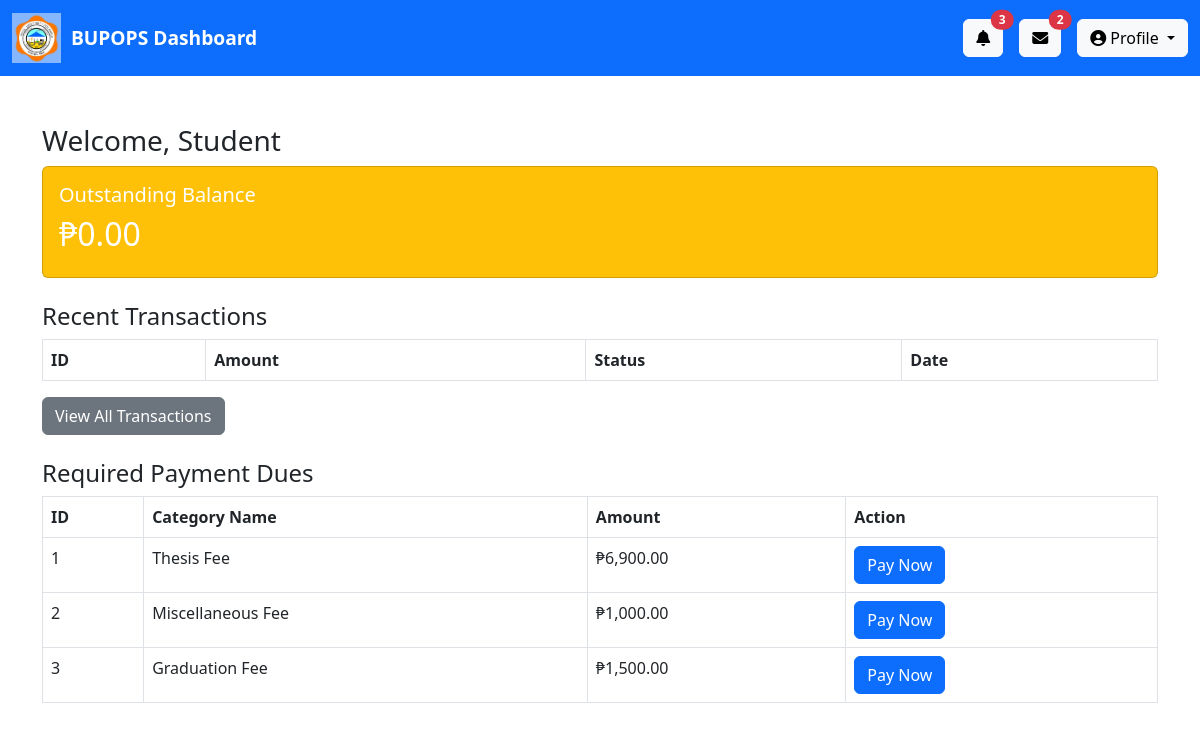
Screenshot of /bupops/pages/dashboard.php (signed in) with the database file from the repository.
### tables this page shows
CREATE TABLE `payment_categories` (
  `id` int(11) UNSIGNED NOT NULL,
  `category_name` varchar(255) NOT NULL,
  `amount` decimal(10,2) NOT NULL,
  `required` tinyint(1) NOT NULL DEFAULT 0,
  `sub_category_id` int(11) DEFAULT NULL,
  `name` varchar(255) NOT NULL
);

### bupops/pages/dashboard.php (the view, shortened to what this page needs)
<?php
include('../database/connection.php');
$user_id = $_SESSION['user_id'];
$balance_query = "SELECT SUM(amount) AS balance FROM payments WHERE user_id = '$user_id' AND status = 'pending'";
$balance_result = mysqli_query($conn, $balance_query);
$balance = mysqli_fetch_assoc($balance_result)['balance'] ?? 0;
?>
<!DOCTYPE html>
<html lang="en">
<head>
    <link rel="stylesheet" href="https://cdn.jsdelivr.net/npm/bootstrap@5.3.0/dist/css/bootstrap.min.css">
    <link rel="stylesheet" href="https://cdnjs.cloudflare.com/ajax/libs/font-awesome/6.4.2/css/all.min.css">
</head>
<body>
<nav class="navbar navbar-expand-lg navbar-dark bg-primary">
    <div class="container-fluid">
        <a class="navbar-brand d-flex align-items-center" href="#">
            <img src="../assets/bupc_dashboard-logo-removebg-preview.png" class="logo">
            <span class="dashboard-text">BUPOPS Dashboard</span>
        </a>
        <div class="d-flex align-items-center">
            <div class="dropdown me-3">
                <button class="btn btn-light position-relative" type="button" id="notifDropdown" data-bs-toggle="dropdown" aria-expanded="false">
                    <i class="fas fa-bell"></i>
                    <span class="position-absolute top-0 start-100 translate-middle badge rounded-pill bg-danger">3</span>
                </button>
            </div>
            <div class="dropdown me-3">
                <button class="btn btn-light position-relative" type="button" id="mailDropdown" data-bs-toggle="dropdown" aria-expanded="false">
                    <i class="fas fa-envelope"></i>
                    <span class="position-absolute top-0 start-100 translate-middle badge rounded-pill bg-danger">2</span>
                </button>
            </div>
            <div class="dropdown">
                <button class="btn btn-light dropdown-toggle" type="button" id="profileDropdown" data-bs-toggle="dropdown" aria-expanded="false">
                    <i class="fas fa-user-circle"></i> Profile
                </button>
            </div>
        </div>
    </div>
</nav>
<div class="container mt-5">
    <h3>Welcome, Student</h3>
    <div class="card bg-warning text-white mb-4">
        <div class="card-body">
            <h5>Outstanding Balance</h5>
            <h2>₱<?php echo number_format($balance, 2); ?></h2>
        </div>
    </div>
    <h4>Recent Transactions</h4>
    <table class="table table-bordered">
        <thead>
            <tr>
                <th>ID</th>
                <th>Amount</th>
                <th>Status</th>
                <th>Date</th>
            </tr>
        </thead>
    </table>
    <a href="../payments/transaction_history.php" class="btn btn-secondary mb-4">View All Transactions</a>
<h4>Required Payment Dues</h4>
<table class="table table-bordered">
    <thead>
        <tr>
            <th>ID</th>
            <th>Category Name</th>
            <th>Amount</th>
            <th>Action</th>
        </tr>
    </thead>
    <tbody>
        <?php
        $dues_query = "SELECT id, category_name, amount FROM payment_categories";
        $dues_result = mysqli_query($conn, $dues_query);
        while ($due = mysqli_fetch_assoc($dues_result)):
        ?>
            <tr>
                <td><?php echo $due['id']; ?></td>
                <td><?php echo $due['category_name']; ?></td>
                <td>₱<?php echo number_format($due['amount'], 2); ?></td>
                <td>
                    <form action="../controller.php" method="GET">
                        <button type="submit" class="btn btn-primary">Pay Now</button>
                    </form>
                </td>
            </tr>
        <?php endwhile; ?>
    </tbody>
</table>
</div>
</body>
</html>

### bupops/pages/dashboard.php (style rules this page uses)
.logo { height: 50px; margin-right: 10px; }
.dashboard-text { font-size: 1.2rem; font-weight: bold; }
.navbar-brand { display: flex; align-items: center; }

### rows the page displays
payment_categories: id "1", category_name "Thesis Fee", amount "6,900.00"
payment_categories: id "2", category_name "Miscellaneous Fee", amount "1,000.00"
payment_categories: id "3", category_name "Graduation Fee", amount "1,500.00"

### other values shown
$balance "0.00"
